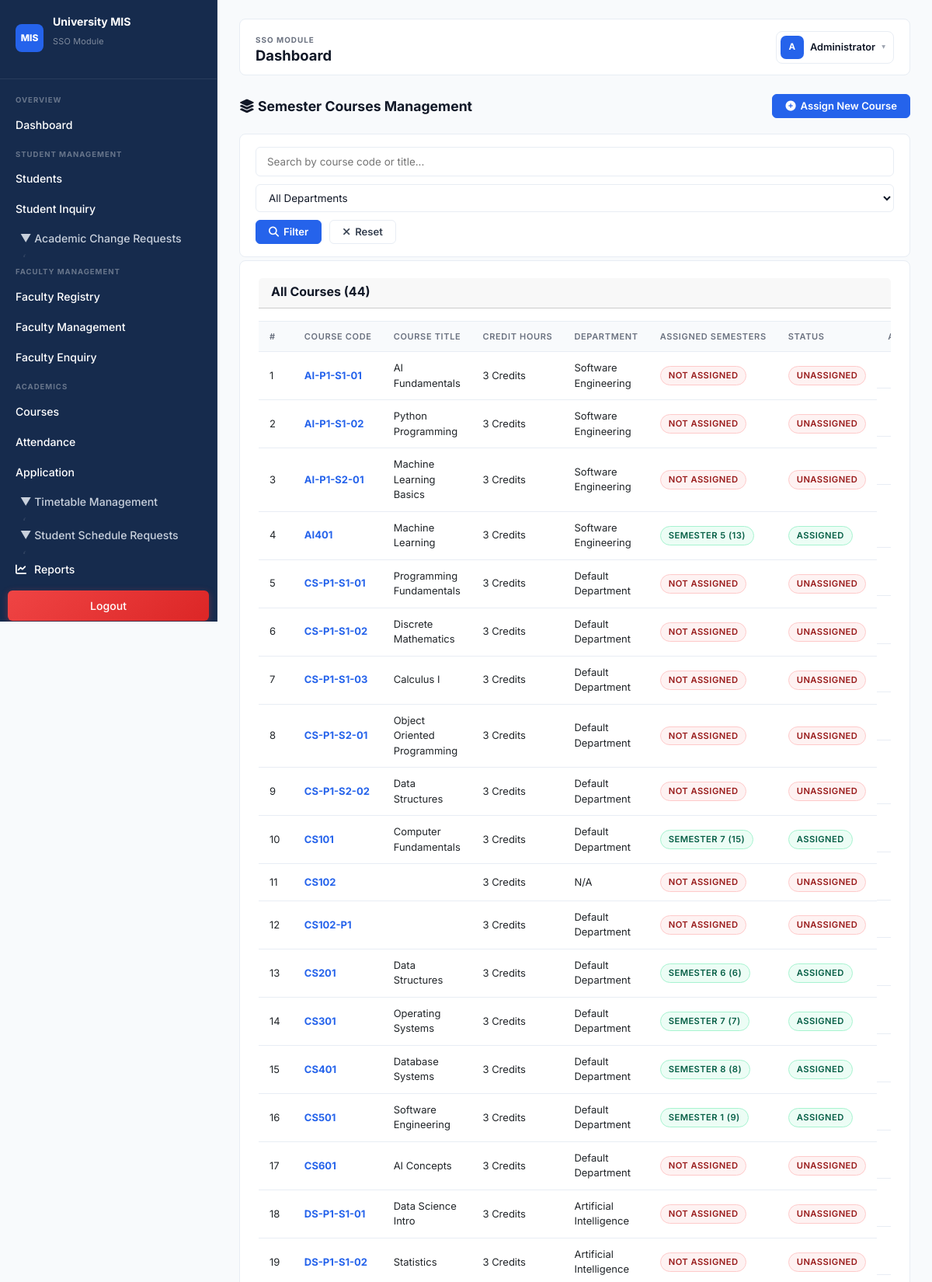
The page /semester_courses/index.php (signed in, upper part) on the database its author committed.
### tables this page shows
CREATE TABLE `courses` (
  `course_id` int(11) NOT NULL,
  `course_code` varchar(20) NOT NULL,
  `course_name` varchar(100) DEFAULT NULL,
  `course_title` varchar(150) NOT NULL,
  `program_id` int(11) DEFAULT NULL,
  `credit_hours` tinyint(4) NOT NULL DEFAULT 3,
  `description` text DEFAULT NULL,
  `department_id` int(11) DEFAULT NULL,
  `semester_id` int(11) NOT NULL,
  `status` enum('Active','Inactive') NOT NULL DEFAULT 'Active',
  `created_at` timestamp NOT NULL DEFAULT current_timestamp(),
  `semester_name` varchar(40) DEFAULT NULL,
  `teacher_id` int(11) DEFAULT NULL
);

CREATE TABLE `departments` (
  `department_id` int(11) NOT NULL,
  `department_name` varchar(100) NOT NULL,
  `department_code` varchar(20) NOT NULL,
  `duration_years` tinyint(4) NOT NULL DEFAULT 4,
  `total_semesters` tinyint(4) NOT NULL DEFAULT 8,
  `status` enum('Active','Inactive') NOT NULL DEFAULT 'Active',
  `created_at` timestamp NOT NULL DEFAULT current_timestamp(),
  `updated_at` timestamp NOT NULL DEFAULT current_timestamp() ON UPDATE current_timestamp()
);

### semester_courses/index.php (the view, shortened to what this page needs)
<?php
$conn = getConnection();
$search = isset($_GET['search']) ? trim($_GET['search']) : '';
$sql = "SELECT c.*, d.department_name, GROUP_CONCAT(CONCAT(s.semester_name, ' (', s.semester_id, ')') SEPARATOR ', ') as assigned_semesters FROM courses c LEFT JOIN departments d ON c.department_id = d.department_id LEFT JOIN semester_courses sc ON c.course_id = sc.course_id LEFT JOIN semesters s ON sc.semester_id = s.semester_id WHERE 1=1";
$sql .= " GROUP BY c.course_id ORDER BY c.course_code";
$stmt = $conn->prepare($sql);
$stmt->execute();
$result = $stmt->get_result();
$courses = $result ? $result->fetch_all(MYSQLI_ASSOC) : [];
require_once __DIR__ . '/../includes/header.php';
?>
<div class="page-header">
    <h4><i class="fas fa-layer-group"></i> Semester Courses Management</h4>
    <div class="page-header-actions">
        <a href="assign.php" class="btn btn-primary"><i class="fas fa-plus-circle"></i> Assign New Course</a>
    </div>
</div>
<div class="filter-bar">
    <form method="GET" style="display:flex;gap:10px;align-items:center;flex-wrap:wrap;width:100%;">
        <input type="text" name="search" placeholder="Search by course code or title..." value="<?= htmlspecialchars($search) ?>" style="flex:1;min-width:200px;">
        <select name="department" style="min-width:180px;">
            <option value="0">All Departments</option>
        </select>
        <button type="submit" class="btn btn-primary"><i class="fas fa-search"></i> Filter</button>
        <a href="index.php" class="btn btn-outline"><i class="fas fa-times"></i> Reset</a>
    </form>
</div>
<?php if (!empty($courses)): ?>
    <div class="card">
        <div class="card-header"><h5>All Courses (<?= count($courses) ?>)</h5></div>
        <div style="padding:0;">
            <div class="table-responsive">
                <table>
                    <thead>
                        <tr>
                            <th>#</th>
                            <th>Course Code</th>
                            <th>Course Title</th>
                            <th>Credit Hours</th>
                            <th>Department</th>
                            <th>Assigned Semesters</th>
                            <th>Status</th>
                            <th>Actions</th>
                        </tr>
                    </thead>
                    <tbody>
                        <?php $count = 1; foreach($courses as $course): $isAssigned = !empty($course['assigned_semesters']); ?>
                            <tr>
                                <td><?= $count++ ?></td>
                                <td><strong style="color:var(--accent);"><?= htmlspecialchars($course['course_code']) ?></strong></td>
                                <td><?= htmlspecialchars($course['course_name']) ?></td>
                                <td><?= $course['credit_hours'] ?> Credits</td>
                                <td><?= htmlspecialchars($course['department_name'] ?? 'N/A') ?></td>
                                <td>
                                    <?php if($isAssigned): ?>
                                        <?php $semestersList = explode(', ', $course['assigned_semesters']); foreach($semestersList as $sem): ?>
                                            <span class="status-badge Active" style="margin-right:4px;"><?= htmlspecialchars(trim($sem)) ?></span>
                                        <?php endforeach; ?>
                                    <?php else: ?>
                                        <span class="status-badge Inactive">Not Assigned</span>
                                    <?php endif; ?>
                                </td>
                                <td><span class="status-badge <?= $isAssigned ? 'Active' : 'Inactive' ?>"><?= $isAssigned ? 'Assigned' : 'Unassigned' ?></span></td>
                                <td style="display:flex;gap:4px;">
                                    <a href="assign.php?course_id=<?= $course['course_id'] ?>" class="btn btn-ghost btn-sm" title="Assign to Semester"><i class="fas fa-plus-circle"></i> Assign</a>
                                </td>
                            </tr>
                        <?php endforeach; ?>
                    </tbody>
                </table>
            </div>
        </div>
    </div>
<?php endif; ?>
<?php include __DIR__ . '/../includes/footer.php'; ?>

### rows shown on the page
courses: course_code "AI-P1-S1-01", course_name "AI Fundamentals", credit_hours "3", department.department_name "Software Engineering", shows "NOT ASSIGNED", shows "UNASSIGNED"
courses: course_code "AI-P1-S1-02", course_name "Python Programming", credit_hours "3", department.department_name "Software Engineering", shows "NOT ASSIGNED", shows "UNASSIGNED"
courses: course_code "AI-P1-S2-01", course_name "Machine Learning Basics", credit_hours "3", department.department_name "Software Engineering", shows "NOT ASSIGNED", shows "UNASSIGNED"
courses: course_code "AI401", course_name "Machine Learning", credit_hours "3", department.department_name "Software Engineering", sem "SEMESTER 5 (13)", shows "ASSIGNED"
courses: course_code "CS-P1-S1-01", course_name "Programming Fundamentals", credit_hours "3", department.department_name "Default Department", shows "NOT ASSIGNED", shows "UNASSIGNED"
courses: course_code "CS-P1-S1-02", course_name "Discrete Mathematics", credit_hours "3", department.department_name "Default Department", shows "NOT ASSIGNED", shows "UNASSIGNED"
courses: course_code "CS-P1-S1-03", course_name "Calculus I", credit_hours "3", department.department_name "Default Department", shows "NOT ASSIGNED", shows "UNASSIGNED"
courses: course_code "CS-P1-S2-01", course_name "Object Oriented Programming", credit_hours "3", department.department_name "Default Department", shows "NOT ASSIGNED", shows "UNASSIGNED"
courses: course_code "CS-P1-S2-02", course_name "Data Structures", credit_hours "3", department.department_name "Default Department", shows "NOT ASSIGNED", shows "UNASSIGNED"
courses: course_code "CS101", course_name "Computer Fundamentals", credit_hours "3", department.department_name "Default Department", sem "SEMESTER 7 (15)", shows "ASSIGNED"
courses: course_code "CS102", credit_hours "3", department_name "N/A", shows "NOT ASSIGNED", shows "UNASSIGNED"
courses: course_code "CS102-P1", credit_hours "3", department.department_name "Default Department", shows "NOT ASSIGNED", shows "UNASSIGNED"
courses: course_code "CS201", course_name "Data Structures", credit_hours "3", department.department_name "Default Department", sem "SEMESTER 6 (6)", shows "ASSIGNED"
courses: course_code "CS301", course_name "Operating Systems", credit_hours "3", department.department_name "Default Department", sem "SEMESTER 7 (7)", shows "ASSIGNED"
courses: course_code "CS401", course_name "Database Systems", credit_hours "3", department.department_name "Default Department", sem "SEMESTER 8 (8)", shows "ASSIGNED"
courses: course_code "CS501", course_name "Software Engineering", credit_hours "3", department.department_name "Default Department", sem "SEMESTER 1 (9)", shows "ASSIGNED"
courses: course_code "CS601", course_name "AI Concepts", credit_hours "3", department.department_name "Default Department", shows "NOT ASSIGNED", shows "UNASSIGNED"
courses: course_code "DS-P1-S1-01", course_name "Data Science Intro", credit_hours "3", department.department_name "Artificial Intelligence", shows "NOT ASSIGNED", shows "UNASSIGNED"
courses: course_code "DS-P1-S1-02", course_name "Statistics", credit_hours "3", department.department_name "Artificial Intelligence", shows "NOT ASSIGNED", shows "UNASSIGNED"

### other values the page prints
$pageTitle "Dashboard"
$userInitial "A"
$userName "Administrator"
count($courses) "44"
